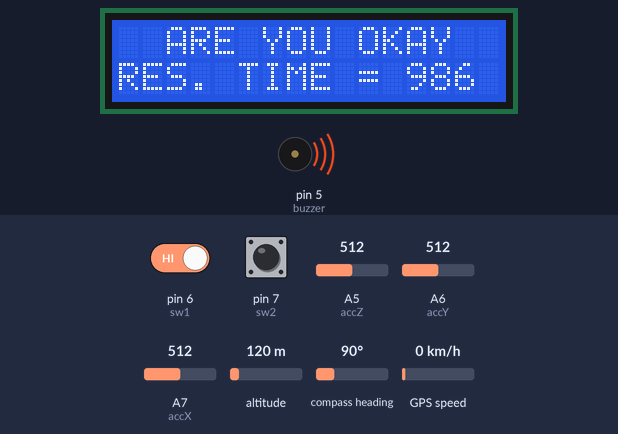
A sketch run on a simulated Arduino Nano, built with avr-gcc and run on an emulated ATmega328P. Parts: 16×2 character LCD, buzzer (waves = sounding, pin HIGH). Inputs (shaded band) come from the test bench; at power-on: pin 7 (sw2) HIGH, pin 6 (sw1) HIGH, A5 (accZ) = 512, A6 (accY) = 512, A7 (accX) = 512, altitude 120 m, compass heading 90°, GPS speed 0 km/h. EEPROM starts erased; the GPS gets a fix after 3 s at 37.7749, -122.4194 with 8 satellites.

Above: at 1.6 s.
1.7 s: pin 7 (sw2) pulled LOW for 3.2 s
At 2.3 s:
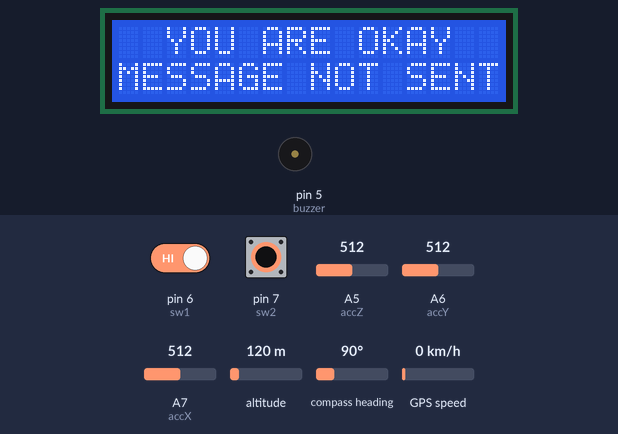
7.2 s: pin 7 (sw2) pulled LOW for 0.15 s
At 9.4 s:
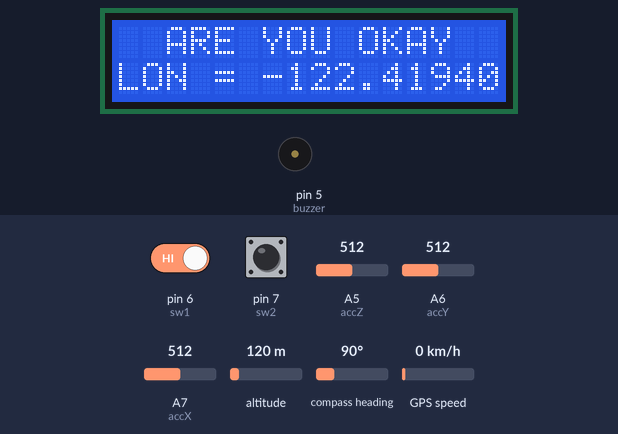
10.3 s: pin 6 (sw1) driven LOW and pin 7 (sw2) driven LOW
At 13.1 s:
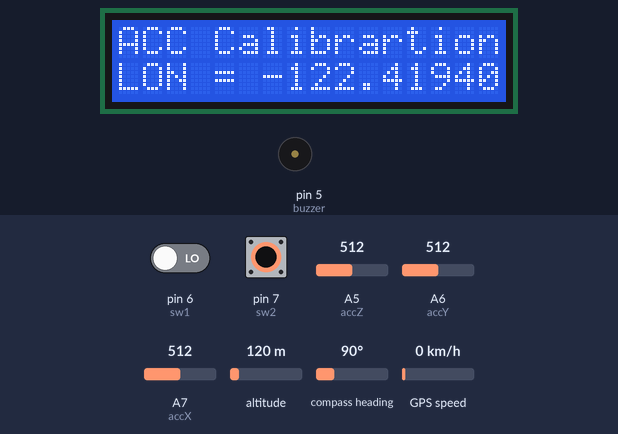
13.3 s: pin 6 (sw1) driven HIGH
At 15.3 s:
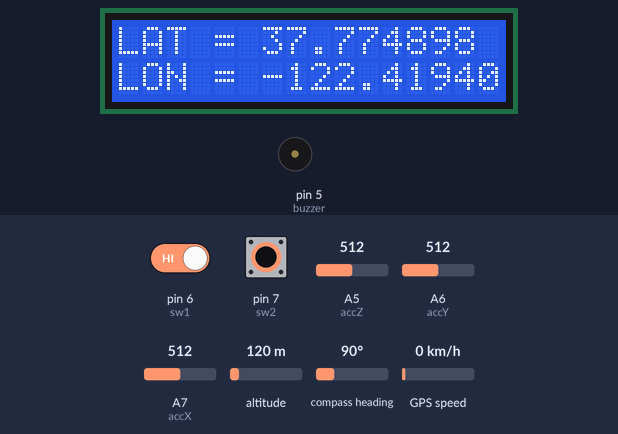
15.8 s: A5 (accZ) set to 543
17.5 s: A5 (accZ) set to 569
At 19.0 s:
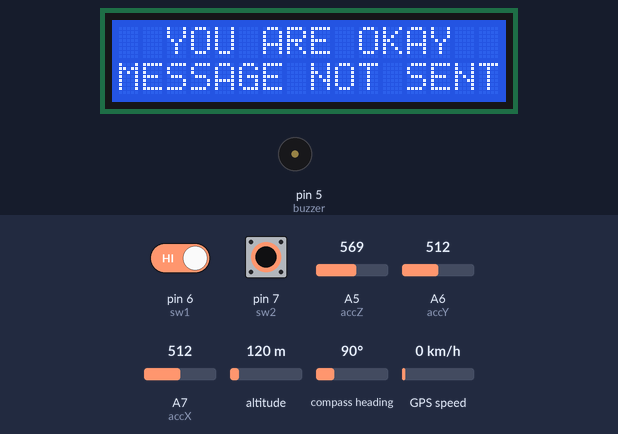
Timing chart, 0 to 21.5 s (numbered marks = the images above; inputs shaded):
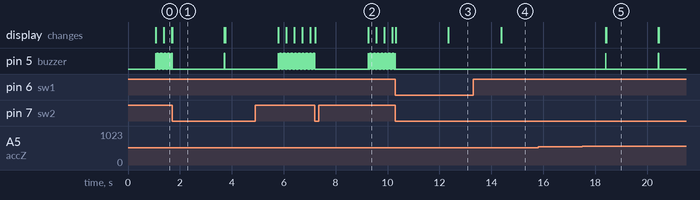

Measured:
- the behaviour switches between 555 and 556 on A5 (accZ) (found by bisection; images 4 and 5)
- after the input at 1.7 s, the display: changes at once (image 1)
- after the input at 7.2 s, the display: first changes at once (image 2 shows a later state)
- after the input at 10.3 s, pin 5 (buzzer): goes on until 10.3 s, then stays LOW; the display: first changes at once (image 3 shows a later state)
- after the input at 13.3 s, the display: changes after 1.1 s (image 4)
- after the input at 15.8 s, every drawn part: stays the same
- after the input at 17.5 s, pin 5 (buzzer): alternates HIGH for 0.01 s and LOW for 2.0 s, starting after 0.90 s; the display: first changes after 0.90 s (image 5 shows a later state)
- what the display in image 1 shows lasts 2.0 s, from 1.7 s to 3.7 s

The sketch:

Car_accident.ino
```cpp
#include <SoftwareSerial.h>
#include <TinyGPS.h>
#include <LiquidCrystal.h>
#include <EEPROM.h>
SoftwareSerial mySerial(10, 11);

TinyGPS gps;
SoftwareSerial ss(4, 3);

int accX = A7;
int accY = A6;
int accZ = A5;

int sw1 = 6;
int sw2 = 7;

int buzzer = 5;

int xval;
int yval;
int zval;
int i;

float lat, lng;
static char lat1[8];
static char lng1[8];

static char message[100];

LiquidCrystal lcd(13, A0, A1, A2, A3, A4);

void setup()
{
  Serial.begin(115200);
  ss.begin(9600);

  lcd.begin(16, 2);

  pinMode(accX,INPUT);
  pinMode(accY,INPUT);
  pinMode(accZ,INPUT);

  pinMode(sw1,INPUT_PULLUP);
  pinMode(sw2,INPUT_PULLUP);

  pinMode(buzzer,OUTPUT);
}

void loop(){
  B:

  bool newData = false;
  unsigned long chars;
  unsigned short sentences, failed;

  for (unsigned long start = millis(); millis() - start < 1000;)
  {
    while (ss.available())
    {
      char c = ss.read();
      if (gps.encode(c))
        newData = true;
    }
  }

  if (newData)
  {
    float flat, flon;
    unsigned long age;
    gps.f_get_position(&flat, &flon, &age);


    lcd.setCursor (0,0);
    lcd.print("LAT = ");
    lcd.print(flat == TinyGPS::GPS_INVALID_F_ANGLE ? 0.0 : flat, 6);
    lcd.print(" ");

    lcd.setCursor(0, 1);
    lcd.print("LON = ");
    lcd.print(flon == TinyGPS::GPS_INVALID_F_ANGLE ? 0.0 : flon, 6);
    lcd.print(" ");

    lat = flat;
    lng = flon;
  }

  dtostrf(lat,7, 6, lat1);
  dtostrf(lng,7, 6, lng1);

  xval = analogRead(accX)/4;
  yval = analogRead(accY)/4;
  zval = analogRead(accZ)/4;

  if (digitalRead(sw1)==LOW) {

    lcd.setCursor (0,0);
    lcd.print("ACC Calibrartion");

    EEPROM.write(1,xval);
    EEPROM.write(2,yval);
    EEPROM.write(3,zval );
    delay(1000);
    }

  if (abs(xval-EEPROM.read(1)) > 10 || abs(yval-EEPROM.read(2)) > 10 || abs(zval-EEPROM.read(3)) > 10 ){
    mySerial.begin(9600);

    lcd.setCursor (0,0);
    lcd.print("  ARE YOU OKAY  ");
    i = 0;

    A:
    if (i < 1000) {
      digitalWrite(buzzer,HIGH);  delay(10);
      digitalWrite(buzzer,LOW);   delay(10);
      i++;

      if (digitalRead(sw2) == LOW) {
      lcd.setCursor (0,0);
      lcd.print("  YOU ARE OKAY  ");

      lcd.setCursor (0,1);
      lcd.print("MESSAGE NOT SENT");
      delay (1000);
      goto B;
      }

      lcd.setCursor (0,1);
      lcd.print("RES. TIME = ");
      lcd.print(1000 - i);
     // mySerial.begin(9600);
      goto A;
    }

    else {
      mySerial.begin(9600);
      delay (1000);
      SendMessage();
      }
      }
  }

void SendMessage()
{
  mySerial.println("AT+CMGF=1");
  delay(1000);

  mySerial.println("AT+CMGS=\"+91xxxxxxxxxx\"\r");
  delay(1000);

  mySerial.println("Tom is in Trouble LAT = ");
  mySerial.println(lat);
  mySerial.println(" LNG = ");
  mySerial.println(lng);
  delay(100);

  mySerial.println((char)26);
  delay(1000);

  lcd.setCursor (0,0);
  lcd.print("  MESSAGE SENT  ");
  lcd.setCursor (0,1);
  lcd.print("  JERRY COMING  ");
  delay (1000);

  ss.begin(9600);
}
```
